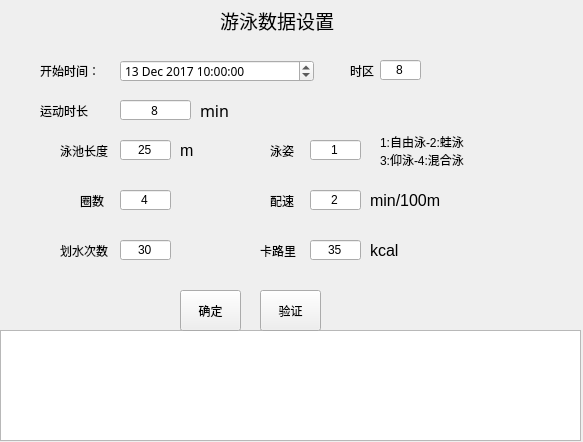
<?xml version="1.0" encoding="UTF-8"?>
<ui version="4.0">
 <class>Form</class>
 <widget class="QWidget" name="Form">
  <property name="geometry">
   <rect>
    <x>0</x>
    <y>0</y>
    <width>583</width>
    <height>442</height>
   </rect>
  </property>
  <property name="windowTitle">
   <string>Form</string>
  </property>
  <widget class="QLabel" name="label">
   <property name="geometry">
    <rect>
     <x>220</x>
     <y>0</y>
     <width>131</width>
     <height>41</height>
    </rect>
   </property>
   <property name="font">
    <font>
     <pointsize>14</pointsize>
    </font>
   </property>
   <property name="text">
    <string>游泳数据设置</string>
   </property>
  </widget>
  <widget class="QLabel" name="start_time_2">
   <property name="geometry">
    <rect>
     <x>40</x>
     <y>60</y>
     <width>61</width>
     <height>21</height>
    </rect>
   </property>
   <property name="font">
    <font>
     <family>宋体</family>
    </font>
   </property>
   <property name="text">
    <string>开始时间：</string>
   </property>
  </widget>
  <widget class="QDateTimeEdit" name="start_time">
   <property name="geometry">
    <rect>
     <x>120</x>
     <y>60</y>
     <width>194</width>
     <height>22</height>
    </rect>
   </property>
   <property name="font">
    <font>
     <family>宋体</family>
    </font>
   </property>
   <property name="date">
    <date>
     <year>2017</year>
     <month>12</month>
     <day>13</day>
    </date>
   </property>
   <property name="time">
    <time>
     <hour>10</hour>
     <minute>0</minute>
     <second>0</second>
    </time>
   </property>
   <property name="minimumDateTime">
    <datetime>
     <hour>10</hour>
     <minute>0</minute>
     <second>0</second>
     <year>2000</year>
     <month>1</month>
     <day>1</day>
    </datetime>
   </property>
   <property name="minimumDate">
    <date>
     <year>2000</year>
     <month>1</month>
     <day>1</day>
    </date>
   </property>
   <property name="minimumTime">
    <time>
     <hour>10</hour>
     <minute>0</minute>
     <second>0</second>
    </time>
   </property>
  </widget>
  <widget class="QLabel" name="sport_time_2">
   <property name="geometry">
    <rect>
     <x>200</x>
     <y>100</y>
     <width>41</width>
     <height>21</height>
    </rect>
   </property>
   <property name="font">
    <font>
     <family>宋体</family>
     <pointsize>12</pointsize>
    </font>
   </property>
   <property name="text">
    <string>min</string>
   </property>
  </widget>
  <widget class="QLineEdit" name="sport_time_set">
   <property name="geometry">
    <rect>
     <x>120</x>
     <y>100</y>
     <width>71</width>
     <height>20</height>
    </rect>
   </property>
   <property name="font">
    <font>
     <family>宋体</family>
    </font>
   </property>
   <property name="text">
    <string>8</string>
   </property>
   <property name="alignment">
    <set>Qt::AlignCenter</set>
   </property>
  </widget>
  <widget class="QLabel" name="sport_time">
   <property name="geometry">
    <rect>
     <x>40</x>
     <y>100</y>
     <width>61</width>
     <height>21</height>
    </rect>
   </property>
   <property name="font">
    <font>
     <family>宋体</family>
    </font>
   </property>
   <property name="text">
    <string>运动时长</string>
   </property>
  </widget>
  <widget class="QLabel" name="sport_time_3">
   <property name="geometry">
    <rect>
     <x>260</x>
     <y>240</y>
     <width>41</width>
     <height>21</height>
    </rect>
   </property>
   <property name="font">
    <font>
     <family>宋体</family>
    </font>
   </property>
   <property name="text">
    <string>卡路里</string>
   </property>
  </widget>
  <widget class="QLabel" name="sport_time_4">
   <property name="geometry">
    <rect>
     <x>270</x>
     <y>190</y>
     <width>31</width>
     <height>21</height>
    </rect>
   </property>
   <property name="font">
    <font>
     <family>宋体</family>
    </font>
   </property>
   <property name="text">
    <string>配速</string>
   </property>
  </widget>
  <widget class="QLabel" name="sport_time_5">
   <property name="geometry">
    <rect>
     <x>60</x>
     <y>240</y>
     <width>61</width>
     <height>21</height>
    </rect>
   </property>
   <property name="font">
    <font>
     <family>宋体</family>
    </font>
   </property>
   <property name="text">
    <string>划水次数</string>
   </property>
  </widget>
  <widget class="QLabel" name="sport_time_6">
   <property name="geometry">
    <rect>
     <x>270</x>
     <y>140</y>
     <width>31</width>
     <height>21</height>
    </rect>
   </property>
   <property name="font">
    <font>
     <family>宋体</family>
    </font>
   </property>
   <property name="text">
    <string>泳姿</string>
   </property>
  </widget>
  <widget class="QLabel" name="sport_time_7">
   <property name="geometry">
    <rect>
     <x>60</x>
     <y>140</y>
     <width>61</width>
     <height>21</height>
    </rect>
   </property>
   <property name="font">
    <font>
     <family>宋体</family>
    </font>
   </property>
   <property name="text">
    <string>泳池长度</string>
   </property>
  </widget>
  <widget class="QLabel" name="sport_time_8">
   <property name="geometry">
    <rect>
     <x>80</x>
     <y>190</y>
     <width>31</width>
     <height>21</height>
    </rect>
   </property>
   <property name="font">
    <font>
     <family>宋体</family>
    </font>
   </property>
   <property name="text">
    <string>圈数</string>
   </property>
  </widget>
  <widget class="QLineEdit" name="poor_len">
   <property name="geometry">
    <rect>
     <x>120</x>
     <y>140</y>
     <width>51</width>
     <height>20</height>
    </rect>
   </property>
   <property name="text">
    <string>25</string>
   </property>
   <property name="alignment">
    <set>Qt::AlignCenter</set>
   </property>
  </widget>
  <widget class="QLineEdit" name="lap_count">
   <property name="geometry">
    <rect>
     <x>120</x>
     <y>190</y>
     <width>51</width>
     <height>20</height>
    </rect>
   </property>
   <property name="text">
    <string>4</string>
   </property>
   <property name="alignment">
    <set>Qt::AlignCenter</set>
   </property>
  </widget>
  <widget class="QLineEdit" name="stroke_count">
   <property name="geometry">
    <rect>
     <x>120</x>
     <y>240</y>
     <width>51</width>
     <height>20</height>
    </rect>
   </property>
   <property name="text">
    <string>30</string>
   </property>
   <property name="alignment">
    <set>Qt::AlignCenter</set>
   </property>
  </widget>
  <widget class="QLineEdit" name="swim_style">
   <property name="geometry">
    <rect>
     <x>310</x>
     <y>140</y>
     <width>51</width>
     <height>20</height>
    </rect>
   </property>
   <property name="text">
    <string>1</string>
   </property>
   <property name="alignment">
    <set>Qt::AlignCenter</set>
   </property>
  </widget>
  <widget class="QLineEdit" name="pace">
   <property name="geometry">
    <rect>
     <x>310</x>
     <y>190</y>
     <width>51</width>
     <height>20</height>
    </rect>
   </property>
   <property name="text">
    <string>2</string>
   </property>
   <property name="alignment">
    <set>Qt::AlignCenter</set>
   </property>
  </widget>
  <widget class="QLineEdit" name="kcal">
   <property name="geometry">
    <rect>
     <x>310</x>
     <y>240</y>
     <width>51</width>
     <height>20</height>
    </rect>
   </property>
   <property name="text">
    <string>35</string>
   </property>
   <property name="alignment">
    <set>Qt::AlignCenter</set>
   </property>
  </widget>
  <widget class="QLabel" name="start_time_3">
   <property name="geometry">
    <rect>
     <x>350</x>
     <y>60</y>
     <width>31</width>
     <height>21</height>
    </rect>
   </property>
   <property name="font">
    <font>
     <family>宋体</family>
    </font>
   </property>
   <property name="text">
    <string>时区</string>
   </property>
  </widget>
  <widget class="QLineEdit" name="time_zone">
   <property name="geometry">
    <rect>
     <x>380</x>
     <y>60</y>
     <width>41</width>
     <height>20</height>
    </rect>
   </property>
   <property name="text">
    <string>8</string>
   </property>
   <property name="alignment">
    <set>Qt::AlignCenter</set>
   </property>
  </widget>
  <widget class="QLabel" name="label_2">
   <property name="geometry">
    <rect>
     <x>180</x>
     <y>140</y>
     <width>21</width>
     <height>21</height>
    </rect>
   </property>
   <property name="font">
    <font>
     <pointsize>12</pointsize>
    </font>
   </property>
   <property name="text">
    <string>m</string>
   </property>
  </widget>
  <widget class="QLabel" name="label_3">
   <property name="geometry">
    <rect>
     <x>370</x>
     <y>240</y>
     <width>41</width>
     <height>21</height>
    </rect>
   </property>
   <property name="font">
    <font>
     <pointsize>12</pointsize>
    </font>
   </property>
   <property name="text">
    <string>kcal</string>
   </property>
  </widget>
  <widget class="QLabel" name="label_4">
   <property name="geometry">
    <rect>
     <x>370</x>
     <y>190</y>
     <width>81</width>
     <height>21</height>
    </rect>
   </property>
   <property name="font">
    <font>
     <pointsize>12</pointsize>
    </font>
   </property>
   <property name="text">
    <string>min/100m</string>
   </property>
  </widget>
  <widget class="QLabel" name="label_5">
   <property name="geometry">
    <rect>
     <x>380</x>
     <y>130</y>
     <width>131</width>
     <height>41</height>
    </rect>
   </property>
   <property name="text">
    <string>1:自由泳-2:蛙泳
3:仰泳-4:混合泳</string>
   </property>
  </widget>
  <widget class="QTextEdit" name="swim_data_show">
   <property name="geometry">
    <rect>
     <x>0</x>
     <y>330</y>
     <width>581</width>
     <height>111</height>
    </rect>
   </property>
  </widget>
  <widget class="QPushButton" name="commit">
   <property name="geometry">
    <rect>
     <x>180</x>
     <y>290</y>
     <width>61</width>
     <height>41</height>
    </rect>
   </property>
   <property name="text">
    <string>确定</string>
   </property>
  </widget>
  <widget class="QPushButton" name="verify">
   <property name="geometry">
    <rect>
     <x>260</x>
     <y>290</y>
     <width>61</width>
     <height>41</height>
    </rect>
   </property>
   <property name="text">
    <string>验证</string>
   </property>
  </widget>
 </widget>
 <resources/>
 <connections/>
</ui>
